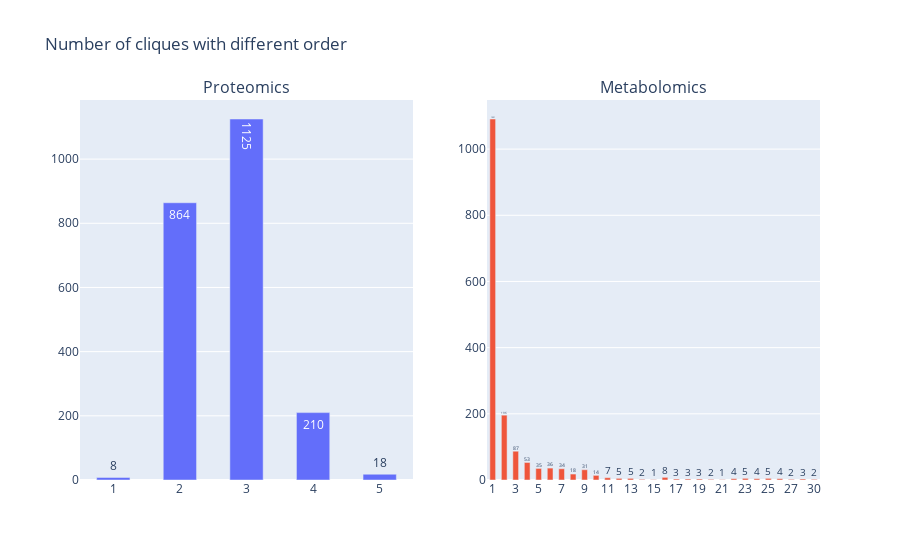

Notebook cell for this chart:
### Code cell
#
# Number of cliques with diferent orders
#

fig = make_subplots(rows=1, cols=2, subplot_titles=['Proteomics', 'Metabolomics'])#go.Figure()

for n,G in enumerate([qqg, mmg]):
    plot = pd.Series([len(i) for i in nx.find_cliques(G)]).value_counts().sort_index()
    fig.add_trace(go.Bar(
        x = [str(i) for i in plot.index],
        y = plot.values,
        width=0.5,
        text=plot.values, textposition='auto', 
    ), row=1, col=n+1)

    fig.update_layout(bargap=1)
fig.update_layout(title=f'Number of cliques with different order', showlegend=False)
fig.show()

### Figure 1 — Plotly figure (JSON) as saved in the notebook; plotly's stock layout.template omitted (floating-point values rounded to 4 significant figures)
{"data": [{"text": [8, 864, 1125, 210, 18], "textposition": "auto", "type": "bar", "width": 0.5, "x": ["1", "2", "3", "4", "5"], "xaxis": "x", "y": [8, 864, 1125, 210, 18], "yaxis": "y"}, {"text": [1091, 196, 87, 53, 35, 36, 34, 18, 31, 14, 7, 5, 5, 2, 1, 8, 3, 3, 3, 2, 1, 4, 5, 4, 5, 4, 2, 3, 2], "textposition": "auto", "type": "bar", "width": 0.5, "x": ["1", "2", "3", "4", "5", "6", "7", "8", "9", "10", "11", "12", "13", "14", "15", "16", "17", "18", "19", "20", "21", "22", "23", "24", "25", "26", "27", "28", "30"], "xaxis": "x2", "y": [1091, 196, 87, 53, 35, 36, 34, 18, 31, 14, 7, 5, 5, 2, 1, 8, 3, 3, 3, 2, 1, 4, 5, 4, 5, 4, 2, 3, 2], "yaxis": "y2"}], "layout": {"annotations": [{"font": {"size": 16}, "showarrow": false, "text": "Proteomics", "x": 0.225, "xanchor": "center", "xref": "paper", "y": 1, "yanchor": "bottom", "yref": "paper"}, {"font": {"size": 16}, "showarrow": false, "text": "Metabolomics", "x": 0.775, "xanchor": "center", "xref": "paper", "y": 1, "yanchor": "bottom", "yref": "paper"}], "bargap": 1, "showlegend": false, "title": {"text": "Number of cliques with different order"}, "xaxis": {"anchor": "y", "domain": [0, 0.45]}, "xaxis2": {"anchor": "y2", "domain": [0.55, 1]}, "yaxis": {"anchor": "x", "domain": [0, 1]}, "yaxis2": {"anchor": "x2", "domain": [0, 1]}}}
